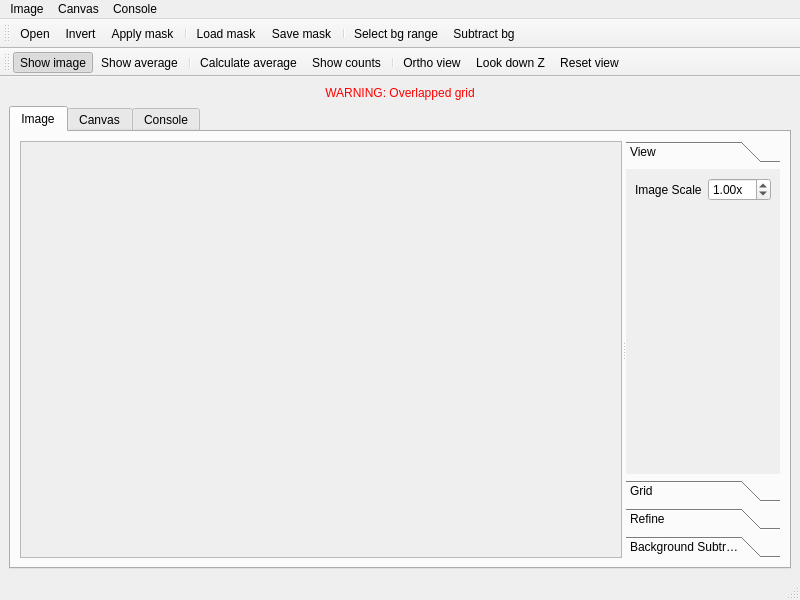
<?xml version="1.0" encoding="UTF-8"?>
<ui version="4.0">
 <class>MainWindow</class>
 <widget class="QMainWindow" name="MainWindow">
  <property name="geometry">
   <rect>
    <x>0</x>
    <y>0</y>
    <width>800</width>
    <height>600</height>
   </rect>
  </property>
  <property name="windowTitle">
   <string>IMage Proj</string>
  </property>
  <widget class="QWidget" name="centralwidget">
   <layout class="QVBoxLayout" name="verticalLayout">
    <item>
     <widget class="QLabel" name="warningLabel">
      <property name="text">
       <string>&lt;font color=&quot;red&quot;&gt;WARNING: Overlapped grid&lt;/font&gt;</string>
      </property>
      <property name="alignment">
       <set>Qt::AlignCenter</set>
      </property>
     </widget>
    </item>
    <item>
     <widget class="QTabWidget" name="tabWidget">
      <property name="currentIndex">
       <number>0</number>
      </property>
      <widget class="QWidget" name="tab">
       <attribute name="title">
        <string>Image</string>
       </attribute>
       <layout class="QVBoxLayout" name="verticalLayout_11">
        <item>
         <widget class="QSplitter" name="imageSplitter">
          <property name="orientation">
           <enum>Qt::Horizontal</enum>
          </property>
          <widget class="QScrollArea" name="scrollArea">
           <property name="sizePolicy">
            <sizepolicy hsizetype="Expanding" vsizetype="Expanding">
             <horstretch>1</horstretch>
             <verstretch>1</verstretch>
            </sizepolicy>
           </property>
           <property name="widgetResizable">
            <bool>true</bool>
           </property>
           <widget class="QWidget" name="scrollAreaWidgetContents">
            <property name="geometry">
             <rect>
              <x>0</x>
              <y>0</y>
              <width>535</width>
              <height>390</height>
             </rect>
            </property>
            <layout class="QHBoxLayout" name="horizontalLayout_4">
             <item>
              <widget class="ImageCanvas" name="imageCanvas">
               <property name="alignment">
                <set>Qt::AlignLeading|Qt::AlignLeft|Qt::AlignTop</set>
               </property>
              </widget>
             </item>
            </layout>
           </widget>
          </widget>
          <widget class="QToolBox" name="imageToolBox">
           <widget class="QWidget" name="page">
            <property name="geometry">
             <rect>
              <x>0</x>
              <y>0</y>
              <width>184</width>
              <height>258</height>
             </rect>
            </property>
            <attribute name="label">
             <string>View</string>
            </attribute>
            <layout class="QVBoxLayout" name="verticalLayout_10">
             <item>
              <layout class="QHBoxLayout" name="horizontalLayout">
               <item>
                <widget class="QLabel" name="label_17">
                 <property name="text">
                  <string>Image Scale</string>
                 </property>
                </widget>
               </item>
               <item>
                <widget class="QDoubleSpinBox" name="scaleSpin">
                 <property name="suffix">
                  <string>x</string>
                 </property>
                 <property name="minimum">
                  <double>0.010000000000000</double>
                 </property>
                 <property name="maximum">
                  <double>10.000000000000000</double>
                 </property>
                 <property name="singleStep">
                  <double>0.100000000000000</double>
                 </property>
                 <property name="value">
                  <double>1.000000000000000</double>
                 </property>
                </widget>
               </item>
              </layout>
             </item>
             <item>
              <spacer name="verticalSpacer_5">
               <property name="orientation">
                <enum>Qt::Vertical</enum>
               </property>
               <property name="sizeHint" stdset="0">
                <size>
                 <width>20</width>
                 <height>194</height>
                </size>
               </property>
              </spacer>
             </item>
            </layout>
           </widget>
           <widget class="QWidget" name="imageToolBoxPage1">
            <property name="geometry">
             <rect>
              <x>0</x>
              <y>-110</y>
              <width>208</width>
              <height>353</height>
             </rect>
            </property>
            <attribute name="label">
             <string>Grid</string>
            </attribute>
            <layout class="QVBoxLayout" name="verticalLayout_7">
             <item>
              <widget class="QGroupBox" name="gridGroup">
               <property name="title">
                <string>Draw circle grid</string>
               </property>
               <property name="checkable">
                <bool>true</bool>
               </property>
               <layout class="QVBoxLayout" name="verticalLayout_6">
                <item>
                 <layout class="QGridLayout" name="gridLayout">
                  <item row="0" column="0">
                   <widget class="QLabel" name="label_4">
                    <property name="text">
                     <string>Columns</string>
                    </property>
                   </widget>
                  </item>
                  <item row="0" column="1">
                   <widget class="QSpinBox" name="gridColumnSpin">
                    <property name="minimum">
                     <number>1</number>
                    </property>
                    <property name="maximum">
                     <number>999</number>
                    </property>
                   </widget>
                  </item>
                  <item row="1" column="0">
                   <widget class="QLabel" name="label_5">
                    <property name="text">
                     <string>Rows</string>
                    </property>
                   </widget>
                  </item>
                  <item row="1" column="1">
                   <widget class="QSpinBox" name="gridRowSpin">
                    <property name="minimum">
                     <number>1</number>
                    </property>
                    <property name="maximum">
                     <number>999</number>
                    </property>
                   </widget>
                  </item>
                  <item row="2" column="0">
                   <widget class="QLabel" name="label_6">
                    <property name="text">
                     <string>Radius</string>
                    </property>
                   </widget>
                  </item>
                  <item row="2" column="1">
                   <widget class="QDoubleSpinBox" name="gridRadiusSpin">
                    <property name="decimals">
                     <number>2</number>
                    </property>
                    <property name="minimum">
                     <double>0.010000000000000</double>
                    </property>
                    <property name="maximum">
                     <double>1000.000000000000000</double>
                    </property>
                    <property name="value">
                     <double>1.000000000000000</double>
                    </property>
                   </widget>
                  </item>
                  <item row="4" column="1">
                   <widget class="QDoubleSpinBox" name="gridStartYSpin"/>
                  </item>
                  <item row="3" column="1">
                   <widget class="QDoubleSpinBox" name="gridStartXSpin"/>
                  </item>
                  <item row="3" column="0">
                   <widget class="QLabel" name="label_7">
                    <property name="text">
                     <string>Start X</string>
                    </property>
                   </widget>
                  </item>
                  <item row="4" column="0">
                   <widget class="QLabel" name="label_8">
                    <property name="text">
                     <string>Start Y</string>
                    </property>
                   </widget>
                  </item>
                  <item row="6" column="0">
                   <widget class="QLabel" name="label_11">
                    <property name="text">
                     <string>End Y</string>
                    </property>
                   </widget>
                  </item>
                  <item row="5" column="0">
                   <widget class="QLabel" name="label_10">
                    <property name="text">
                     <string>End X</string>
                    </property>
                   </widget>
                  </item>
                  <item row="5" column="1">
                   <widget class="QDoubleSpinBox" name="gridEndXSpin"/>
                  </item>
                  <item row="6" column="1">
                   <widget class="QDoubleSpinBox" name="gridEndYSpin"/>
                  </item>
                  <item row="7" column="0">
                   <widget class="QLabel" name="label_9">
                    <property name="text">
                     <string>CW Angle</string>
                    </property>
                   </widget>
                  </item>
                  <item row="7" column="1">
                   <widget class="QDoubleSpinBox" name="gridAngleSpin">
                    <property name="decimals">
                     <number>2</number>
                    </property>
                    <property name="minimum">
                     <double>-364.990000000000009</double>
                    </property>
                    <property name="maximum">
                     <double>364.990000000000009</double>
                    </property>
                    <property name="singleStep">
                     <double>0.010000000000000</double>
                    </property>
                   </widget>
                  </item>
                 </layout>
                </item>
               </layout>
              </widget>
             </item>
             <item>
              <spacer name="verticalSpacer_2">
               <property name="orientation">
                <enum>Qt::Vertical</enum>
               </property>
               <property name="sizeHint" stdset="0">
                <size>
                 <width>20</width>
                 <height>40</height>
                </size>
               </property>
              </spacer>
             </item>
            </layout>
           </widget>
           <widget class="QWidget" name="imageToolBoxPage2">
            <property name="geometry">
             <rect>
              <x>0</x>
              <y>0</y>
              <width>184</width>
              <height>258</height>
             </rect>
            </property>
            <attribute name="label">
             <string>Refine</string>
            </attribute>
            <layout class="QVBoxLayout" name="verticalLayout_8">
             <item>
              <widget class="QGroupBox" name="groupBox">
               <property name="title">
                <string>Refine mask</string>
               </property>
               <layout class="QVBoxLayout" name="verticalLayout_4">
                <item>
                 <widget class="QRadioButton" name="refinePointerRadio">
                  <property name="text">
                   <string>No tool</string>
                  </property>
                  <property name="checked">
                   <bool>true</bool>
                  </property>
                 </widget>
                </item>
                <item>
                 <widget class="QRadioButton" name="refinePolygonRadio">
                  <property name="text">
                   <string>Polygon</string>
                  </property>
                 </widget>
                </item>
               </layout>
              </widget>
             </item>
             <item>
              <spacer name="verticalSpacer_3">
               <property name="orientation">
                <enum>Qt::Vertical</enum>
               </property>
               <property name="sizeHint" stdset="0">
                <size>
                 <width>20</width>
                 <height>316</height>
                </size>
               </property>
              </spacer>
             </item>
            </layout>
           </widget>
           <widget class="QWidget" name="backgroundSubstractionPage">
            <property name="geometry">
             <rect>
              <x>0</x>
              <y>0</y>
              <width>178</width>
              <height>324</height>
             </rect>
            </property>
            <attribute name="label">
             <string>Background Subtraction</string>
            </attribute>
            <layout class="QVBoxLayout" name="verticalLayout_9">
             <item>
              <widget class="QGroupBox" name="groupBox_2">
               <property name="title">
                <string>Selected Area</string>
               </property>
               <layout class="QGridLayout" name="gridLayout_2">
                <item row="0" column="0">
                 <widget class="QLabel" name="label">
                  <property name="text">
                   <string>Max</string>
                  </property>
                 </widget>
                </item>
                <item row="1" column="0">
                 <widget class="QLabel" name="label_12">
                  <property name="text">
                   <string>Min</string>
                  </property>
                 </widget>
                </item>
                <item row="0" column="1">
                 <widget class="QSpinBox" name="bgMaxSpin">
                  <property name="readOnly">
                   <bool>true</bool>
                  </property>
                  <property name="maximum">
                   <number>255</number>
                  </property>
                 </widget>
                </item>
                <item row="1" column="1">
                 <widget class="QSpinBox" name="bgMinSpin">
                  <property name="readOnly">
                   <bool>true</bool>
                  </property>
                  <property name="maximum">
                   <number>255</number>
                  </property>
                 </widget>
                </item>
               </layout>
              </widget>
             </item>
             <item>
              <widget class="QGroupBox" name="bgGroup">
               <property name="title">
                <string>Draw background</string>
               </property>
               <property name="checkable">
                <bool>true</bool>
               </property>
               <layout class="QGridLayout" name="gridLayout_3">
                <item row="0" column="0">
                 <widget class="QLabel" name="label_13">
                  <property name="text">
                   <string>StartX</string>
                  </property>
                 </widget>
                </item>
                <item row="2" column="0">
                 <widget class="QLabel" name="label_14">
                  <property name="text">
                   <string>EndX</string>
                  </property>
                 </widget>
                </item>
                <item row="1" column="0">
                 <widget class="QLabel" name="label_15">
                  <property name="text">
                   <string>StartY</string>
                  </property>
                 </widget>
                </item>
                <item row="3" column="0">
                 <widget class="QLabel" name="label_16">
                  <property name="text">
                   <string>EndY</string>
                  </property>
                 </widget>
                </item>
                <item row="0" column="1">
                 <widget class="QSpinBox" name="bgStartXSpin"/>
                </item>
                <item row="1" column="1">
                 <widget class="QSpinBox" name="bgStartYSpin"/>
                </item>
                <item row="2" column="1">
                 <widget class="QSpinBox" name="bgEndXSpin"/>
                </item>
                <item row="3" column="1">
                 <widget class="QSpinBox" name="bgEndYSpin"/>
                </item>
               </layout>
              </widget>
             </item>
             <item>
              <spacer name="verticalSpacer_4">
               <property name="orientation">
                <enum>Qt::Vertical</enum>
               </property>
               <property name="sizeHint" stdset="0">
                <size>
                 <width>20</width>
                 <height>193</height>
                </size>
               </property>
              </spacer>
             </item>
            </layout>
           </widget>
          </widget>
         </widget>
        </item>
       </layout>
      </widget>
      <widget class="QWidget" name="canvasTab">
       <attribute name="title">
        <string>Canvas</string>
       </attribute>
       <layout class="QVBoxLayout" name="verticalLayout_5">
        <item>
         <widget class="QSplitter" name="canvasSplitter">
          <property name="orientation">
           <enum>Qt::Horizontal</enum>
          </property>
          <widget class="MyCanvas" name="myCanvas" native="true">
           <property name="sizePolicy">
            <sizepolicy hsizetype="Expanding" vsizetype="Expanding">
             <horstretch>1</horstretch>
             <verstretch>0</verstretch>
            </sizepolicy>
           </property>
           <property name="minimumSize">
            <size>
             <width>50</width>
             <height>50</height>
            </size>
           </property>
          </widget>
          <widget class="QToolBox" name="toolBox">
           <property name="currentIndex">
            <number>0</number>
           </property>
           <widget class="QWidget" name="viewPage">
            <property name="geometry">
             <rect>
              <x>0</x>
              <y>0</y>
              <width>100</width>
              <height>360</height>
             </rect>
            </property>
            <attribute name="label">
             <string>Option</string>
            </attribute>
            <layout class="QVBoxLayout" name="verticalLayout_3">
             <item>
              <widget class="QLabel" name="label_2">
               <property name="text">
                <string>Sensitivity</string>
               </property>
              </widget>
             </item>
             <item>
              <widget class="QDoubleSpinBox" name="sensitivitySpin">
               <property name="minimum">
                <double>0.010000000000000</double>
               </property>
               <property name="maximum">
                <double>2.000000000000000</double>
               </property>
               <property name="singleStep">
                <double>0.100000000000000</double>
               </property>
               <property name="value">
                <double>0.200000000000000</double>
               </property>
              </widget>
             </item>
             <item>
              <widget class="Line" name="line_3">
               <property name="orientation">
                <enum>Qt::Horizontal</enum>
               </property>
              </widget>
             </item>
             <item>
              <widget class="QLabel" name="label_3">
               <property name="text">
                <string>Image Scale</string>
               </property>
              </widget>
             </item>
             <item>
              <widget class="QDoubleSpinBox" name="imageScaleSpin">
               <property name="minimum">
                <double>0.010000000000000</double>
               </property>
               <property name="maximum">
                <double>5.000000000000000</double>
               </property>
               <property name="singleStep">
                <double>0.100000000000000</double>
               </property>
               <property name="value">
                <double>0.100000000000000</double>
               </property>
              </widget>
             </item>
             <item>
              <spacer name="verticalSpacer">
               <property name="orientation">
                <enum>Qt::Vertical</enum>
               </property>
               <property name="sizeHint" stdset="0">
                <size>
                 <width>20</width>
                 <height>32</height>
                </size>
               </property>
              </spacer>
             </item>
            </layout>
           </widget>
          </widget>
         </widget>
        </item>
       </layout>
      </widget>
      <widget class="QWidget" name="consoleTab">
       <attribute name="title">
        <string>Console</string>
       </attribute>
       <layout class="QVBoxLayout" name="verticalLayout_2">
        <item>
         <widget class="QTextBrowser" name="textBrowser">
          <property name="lineWrapMode">
           <enum>QTextEdit::NoWrap</enum>
          </property>
         </widget>
        </item>
       </layout>
      </widget>
     </widget>
    </item>
   </layout>
  </widget>
  <widget class="QMenuBar" name="menubar">
   <property name="geometry">
    <rect>
     <x>0</x>
     <y>0</y>
     <width>800</width>
     <height>22</height>
    </rect>
   </property>
   <widget class="QMenu" name="menuImage">
    <property name="title">
     <string>Image</string>
    </property>
    <addaction name="actionOpen"/>
    <addaction name="actionInvert"/>
    <addaction name="separator"/>
    <addaction name="actionSaveMask"/>
    <addaction name="actionLoadMask"/>
    <addaction name="actionApplyMask"/>
    <addaction name="actionSaveMaskImage"/>
    <addaction name="separator"/>
    <addaction name="actionClearGrid"/>
    <addaction name="actionClearRefinement"/>
    <addaction name="actionClearLastRefinement"/>
    <addaction name="separator"/>
    <addaction name="actionSelectBackground"/>
    <addaction name="actionSubtractBackground"/>
   </widget>
   <widget class="QMenu" name="menuCalculate">
    <property name="title">
     <string>Canvas</string>
    </property>
    <addaction name="actionInvertedImage"/>
    <addaction name="separator"/>
    <addaction name="actionCanvasShowImage"/>
    <addaction name="actionShowAverage"/>
    <addaction name="separator"/>
    <addaction name="actionCalculateAverage"/>
    <addaction name="actionShowCounts"/>
    <addaction name="separator"/>
    <addaction name="actionResetView"/>
    <addaction name="actionLookDownZ"/>
    <addaction name="actionOrthoView"/>
   </widget>
   <widget class="QMenu" name="menuConsole">
    <property name="title">
     <string>Console</string>
    </property>
    <addaction name="actionConsoleClear"/>
    <addaction name="actionExportPspm"/>
   </widget>
   <addaction name="menuImage"/>
   <addaction name="menuCalculate"/>
   <addaction name="menuConsole"/>
  </widget>
  <widget class="QStatusBar" name="statusbar"/>
  <widget class="QToolBar" name="imageToolBar">
   <property name="windowTitle">
    <string>toolBar</string>
   </property>
   <attribute name="toolBarArea">
    <enum>TopToolBarArea</enum>
   </attribute>
   <attribute name="toolBarBreak">
    <bool>false</bool>
   </attribute>
   <addaction name="actionOpen"/>
   <addaction name="actionInvert"/>
   <addaction name="actionApplyMask"/>
   <addaction name="separator"/>
   <addaction name="actionLoadMask"/>
   <addaction name="actionSaveMask"/>
   <addaction name="separator"/>
   <addaction name="actionSelectBackground"/>
   <addaction name="actionSubtractBackground"/>
  </widget>
  <widget class="QToolBar" name="canvasToolBar">
   <property name="windowTitle">
    <string>toolBar_2</string>
   </property>
   <attribute name="toolBarArea">
    <enum>TopToolBarArea</enum>
   </attribute>
   <attribute name="toolBarBreak">
    <bool>true</bool>
   </attribute>
   <addaction name="actionCanvasShowImage"/>
   <addaction name="actionShowAverage"/>
   <addaction name="separator"/>
   <addaction name="actionCalculateAverage"/>
   <addaction name="actionShowCounts"/>
   <addaction name="separator"/>
   <addaction name="actionOrthoView"/>
   <addaction name="actionLookDownZ"/>
   <addaction name="actionResetView"/>
  </widget>
  <action name="actionOpen">
   <property name="text">
    <string>Open</string>
   </property>
   <property name="statusTip">
    <string>Open an image</string>
   </property>
  </action>
  <action name="actionInvert">
   <property name="text">
    <string>Invert</string>
   </property>
   <property name="statusTip">
    <string>Invert the image color</string>
   </property>
  </action>
  <action name="actionLoadMask">
   <property name="text">
    <string>Load mask</string>
   </property>
  </action>
  <action name="actionSaveMask">
   <property name="text">
    <string>Save mask</string>
   </property>
  </action>
  <action name="actionClearGrid">
   <property name="text">
    <string>Clear grid</string>
   </property>
  </action>
  <action name="actionClearRefinement">
   <property name="text">
    <string>Clear refinement</string>
   </property>
  </action>
  <action name="actionCalculateAverage">
   <property name="text">
    <string>Calculate average</string>
   </property>
  </action>
  <action name="actionCanvasShowImage">
   <property name="checkable">
    <bool>true</bool>
   </property>
   <property name="checked">
    <bool>true</bool>
   </property>
   <property name="text">
    <string>Show image</string>
   </property>
  </action>
  <action name="actionShowAverage">
   <property name="checkable">
    <bool>true</bool>
   </property>
   <property name="text">
    <string>Show average</string>
   </property>
  </action>
  <action name="actionResetView">
   <property name="text">
    <string>Reset view</string>
   </property>
  </action>
  <action name="actionConsoleClear">
   <property name="text">
    <string>Clear</string>
   </property>
  </action>
  <action name="actionApplyMask">
   <property name="text">
    <string>Apply mask</string>
   </property>
  </action>
  <action name="actionSaveMaskImage">
   <property name="text">
    <string>Save mask image</string>
   </property>
  </action>
  <action name="actionSelectBackground">
   <property name="checkable">
    <bool>true</bool>
   </property>
   <property name="text">
    <string>Select bg range</string>
   </property>
  </action>
  <action name="actionSubtractBackground">
   <property name="text">
    <string>Subtract bg</string>
   </property>
  </action>
  <action name="actionShowCounts">
   <property name="text">
    <string>Show counts</string>
   </property>
  </action>
  <action name="actionLookDownZ">
   <property name="checkable">
    <bool>true</bool>
   </property>
   <property name="text">
    <string>Look down Z</string>
   </property>
  </action>
  <action name="actionOrthoView">
   <property name="checkable">
    <bool>true</bool>
   </property>
   <property name="text">
    <string>Ortho view</string>
   </property>
  </action>
  <action name="actionClearLastRefinement">
   <property name="text">
    <string>Clear last refinement</string>
   </property>
  </action>
  <action name="actionInvertedImage">
   <property name="checkable">
    <bool>true</bool>
   </property>
   <property name="checked">
    <bool>true</bool>
   </property>
   <property name="text">
    <string>Inverted image</string>
   </property>
  </action>
  <action name="actionExportPspm">
   <property name="text">
    <string>Export PSPM</string>
   </property>
  </action>
 </widget>
 <customwidgets>
  <customwidget>
   <class>MyCanvas</class>
   <extends>QWidget</extends>
   <header>MyCanvas.h</header>
   <container>1</container>
   <slots>
    <slot>resetAll()</slot>
   </slots>
  </customwidget>
  <customwidget>
   <class>ImageCanvas</class>
   <extends>QLabel</extends>
   <header>ImageCanvas.h</header>
  </customwidget>
 </customwidgets>
 <tabstops>
  <tabstop>tabWidget</tabstop>
  <tabstop>scrollArea</tabstop>
  <tabstop>gridColumnSpin</tabstop>
  <tabstop>gridRowSpin</tabstop>
  <tabstop>gridRadiusSpin</tabstop>
  <tabstop>gridStartXSpin</tabstop>
  <tabstop>gridStartYSpin</tabstop>
  <tabstop>gridEndXSpin</tabstop>
  <tabstop>gridEndYSpin</tabstop>
  <tabstop>gridAngleSpin</tabstop>
  <tabstop>sensitivitySpin</tabstop>
  <tabstop>imageScaleSpin</tabstop>
  <tabstop>textBrowser</tabstop>
 </tabstops>
 <resources/>
 <connections>
  <connection>
   <sender>actionConsoleClear</sender>
   <signal>triggered()</signal>
   <receiver>textBrowser</receiver>
   <slot>clear()</slot>
   <hints>
    <hint type="sourcelabel">
     <x>-1</x>
     <y>-1</y>
    </hint>
    <hint type="destinationlabel">
     <x>399</x>
     <y>329</y>
    </hint>
   </hints>
  </connection>
 </connections>
</ui>
